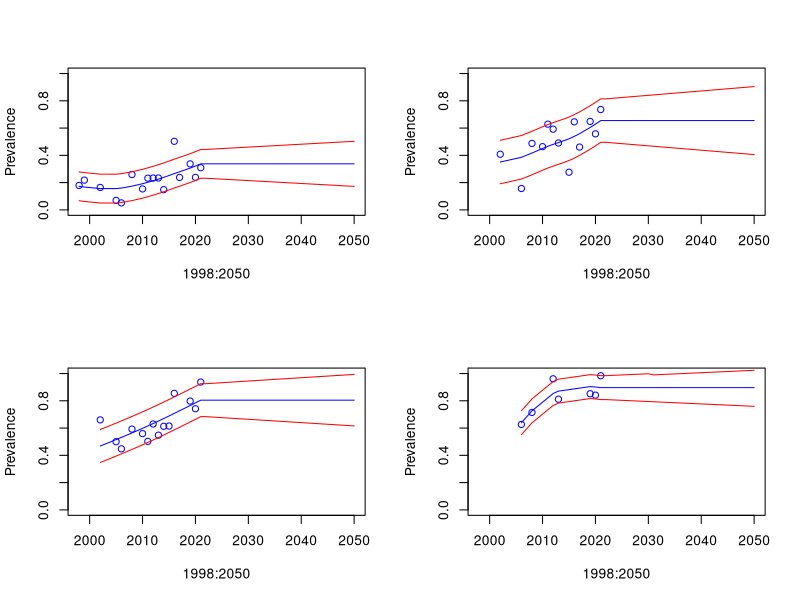
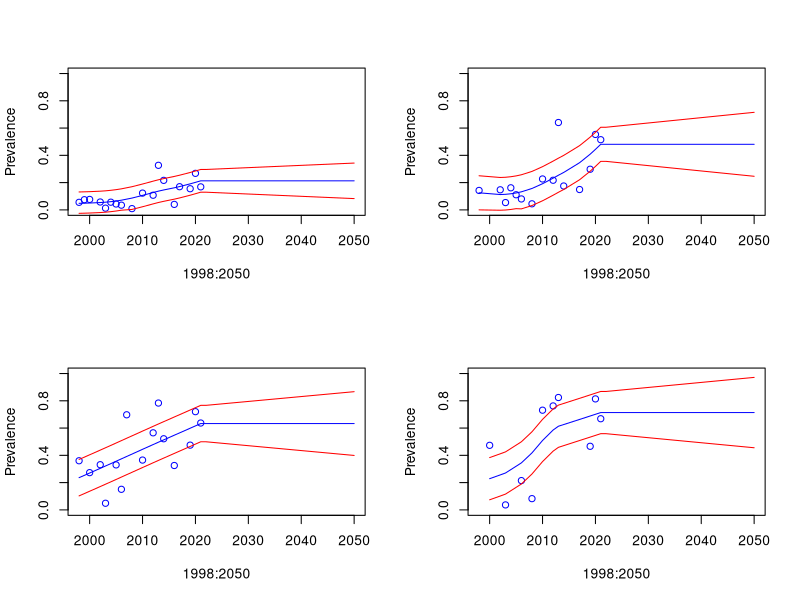
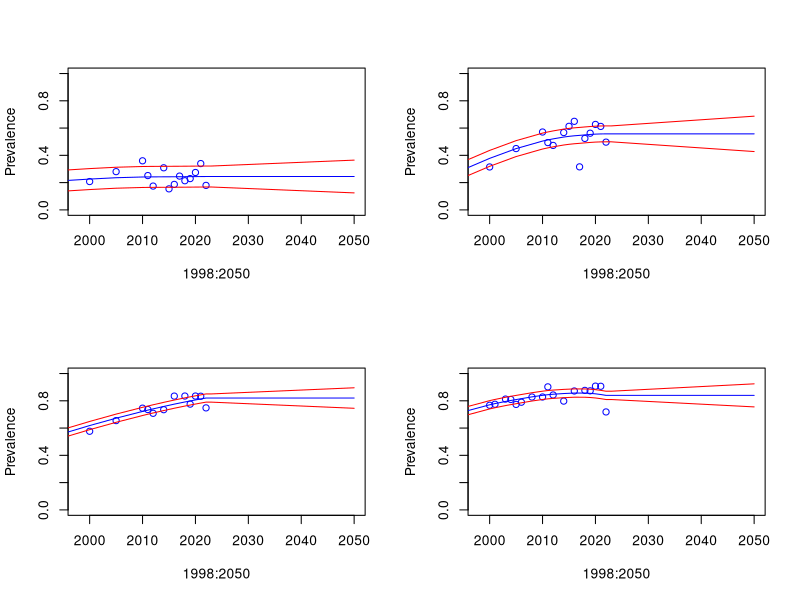
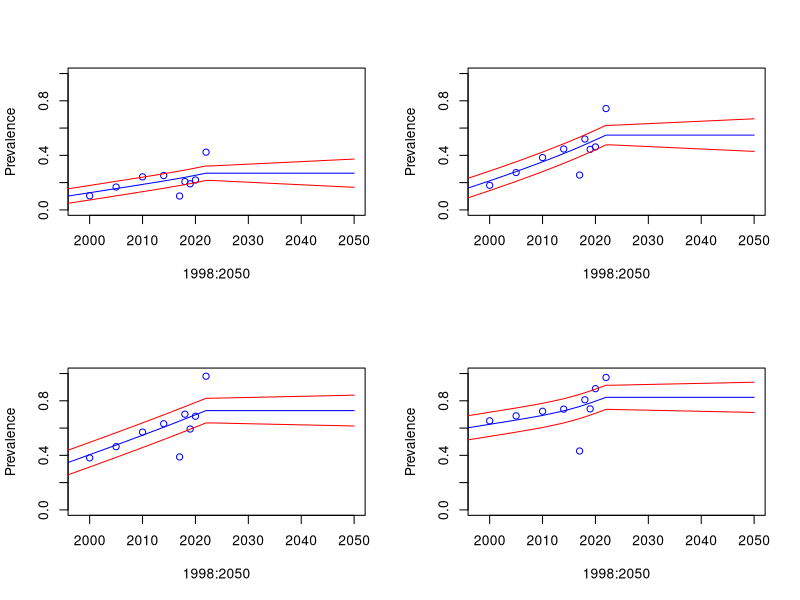

Recreate these plots in R, in order.
library(dplyr)
library("fields")
library("forecast")

myopia = read.csv("data_processing/filtered_data_cycloplegia.csv", header = TRUE)

## URBAN CYCLOPLEGIA
par(mfrow = c(2, 2))
lambda = c(0.1, 0.1, 0.5, 0.05)
g = 0
for (col in c(4, 10, 16, 22)) # for groups
{
    g = g + 1
    g1 = myopia[c(2, col, col + 2)]
    names(g1) = c("year", "size", "rate")
    g1 = g1[complete.cases(g1), ] # remove NA
    g1 = sort_by(g1, g1[[1]]) # sort
    # Weighted mean by group
    wg1 <- g1 %>% group_by(year) %>% summarise(rate = sum(rate * size) / sum(size)) %>% as.data.frame
    print(wg1)


    year = wg1[, 1]
    data = wg1[, 2]

    if(g == 3)
    {
        # remove outlier
        # year = year[-1]
        # data = data[-1]
        x = year
        # x = cbind(year, year^2)
    }else
    {
    x = cbind(year, year^2)
    }

    # x = cbind(year)
    reg12 = Tps(x, data, lambda = lambda[g])
    fitted_ = fitted(reg12)[,1]

    resid12 = residuals(reg12)

    arima12 = auto.arima(resid12)
    fore = forecast(arima12, h = 2050 - year[length(year)])

    error_confidence_prior = 0.64
    sd12 = sd(data - fitted_) * error_confidence_prior
    ## sd12 = sd(fitted_)/4
    upper = fitted_ + 1.96 * sd12
    lower = fitted_ - 1.96 * sd12

    ## tweak to avoid negative intervals

    mean1 = fore$mean + fitted_[length(fitted_)]
    mean = c(fitted_, mean1)
    sd1 = seq(sd12, sd(fore$residuals), length.out = length(mean1))
    upper = c(upper, mean1 + 1.96 * sd1)
    lower = c(lower, mean1 - 1.96 * sd1)

    if(any(lower <= 0)){
    delta = abs(min(lower)) + 0.05
    lower = lower + delta
    }

    if(any(upper >= 1)){
    delta =  0.01
    upper[upper >= 1] = upper[upper >= 1] - delta
    }

    year_all = c(year, (year[length(year)] + 1):2050)
    plot(x = 1998:2050, y = rep(0, length(1998:2050)), ylim = c(0, 1), col = "white", ylab = "Prevalence")
    points(year, data, col = "blue")
    points(year_all, mean, col = "blue", type = "l")
    points(year_all, lower, col = "red", type = "l")
    points(year_all, upper, col = "red", type = "l")

    out = data.frame(cbind(year_all, mean, lower, upper))
    write.table(out, file = paste0("cycloplegia_forecast_urban_group",
                                   g, ".csv"), row.names = FALSE, sep = ",")
}
dev.copy2pdf(file = "cycloplegia_forecast_urban_4groups.pdf")

## RURAL CYCLOPLEGIA
par(mfrow = c(2, 2))
lambda = c(0.1, 0.1, 0.5, 0.05)
error_confidence_prior = c(0.64, 0.48, 0.4, 0.36)
error_forc_confidence_prior = c(1, 0.9, 0.7, 0.6)

g = 0
for (col in c(7, 13, 19, 25)) # for groups
{
    g = g + 1
    g1 = myopia[c(2, col, col + 2)]
    names(g1) = c("year", "size", "rate")
    g1 = g1[complete.cases(g1), ] # remove NA
    g1 = sort_by(g1, g1[[1]]) # sort
    # Weighted mean by group
    wg1 <- g1 %>% group_by(year) %>% summarise(rate = sum(rate * size) / sum(size)) %>% as.data.frame
    print(wg1)


    year = wg1[, 1]
    data = wg1[, 2]

    if(g == 3)
    {
        # remove outlier
        # year = year[-1]
        # data = data[-1]
        x = year
        # x = cbind(year, year^2)
    }else
    {
    x = cbind(year, year^2)
    }

    # x = cbind(year)
    reg12 = Tps(x, data, lambda = lambda[g])
    fitted_ = fitted(reg12)[,1]

    resid12 = residuals(reg12)

    arima12 = auto.arima(resid12)
    fore = forecast(arima12, h = 2050 - year[length(year)])

    sd12 = sd(data - fitted_) * error_confidence_prior[g]
    ## sd12 = sd(fitted_)/4
    upper = fitted_ + 1.96 * sd12
    lower = fitted_ - 1.96 * sd12

    ## tweak to avoid negative intervals

    mean1 = fore$mean + fitted_[length(fitted_)]
    mean = c(fitted_, mean1)
    sd1 = seq(sd12, sd(fore$residuals) * error_forc_confidence_prior[g],
              length.out = length(mean1))
    upper = c(upper, mean1 + 1.96 * sd1)
    lower = c(lower, mean1 - 1.96 * sd1)

    if(any(lower <= 0)){
    delta = 0.01
    lower[lower <= 0] = lower[lower <= 0] + delta
    }

    if(any(upper >= 1)){
    delta =  0.01
    upper[upper >= 1] = upper[upper >= 1] - delta
    }

    year_all = c(year, (year[length(year)] + 1):2050)
    plot(x = 1998:2050, y = rep(0, length(1998:2050)), ylim = c(0, 1), col = "white", ylab = "Prevalence")
    points(year, data, col = "blue")
    points(year_all, mean, col = "blue", type = "l")
    points(year_all, lower, col = "red", type = "l")
    points(year_all, upper, col = "red", type = "l")

    out = data.frame(cbind(year_all, mean, lower, upper))
    write.table(out, file = paste0("cycloplegia_forecast_rural_group",
                                   g, ".csv"), row.names = FALSE, sep = ",")
}
dev.copy2pdf(file = "cycloplegia_forecast_rural_4groups.pdf")

## URBAN NO CYCLOPLEGIA
rm(list = ls())
myopia = read.csv("data_processing/filtered_data_nocycloplegia.csv", header = TRUE)

par(mfrow = c(2, 2))
lambda = c(0.1, 0.1, 0.5, 0.05)
error_confidence_prior = c(0.64, 0.36, 0.4, 0.36)
error_forc_confidence_prior = c(1, 0.8, 1, 1)

g = 0
for (col in c(4, 10, 16, 22)) # for groups
{
    g = g + 1
    g1 = myopia[c(2, col, col + 2)]
    names(g1) = c("year", "size", "rate")
    g1 = g1[complete.cases(g1), ] # remove NA
    g1 = sort_by(g1, g1[[1]]) # sort
    # Weighted mean by group
    wg1 <- g1 %>% group_by(year) %>% summarise(rate = sum(rate * size) / sum(size)) %>% as.data.frame
    print(wg1)


    year = wg1[, 1]
    data = wg1[, 2]

    if(g == 1)
    {
        # remove outlier
        # year = year[-1]
        # data = data[-1]
        x = year
        # x = cbind(year, year^2)
    }else
    {
    x = cbind(year, year^2)
    }

    # x = cbind(year)
    reg12 = Tps(x, data, lambda = lambda[g])
    fitted_ = fitted(reg12)[,1]

    resid12 = residuals(reg12)

    arima12 = auto.arima(resid12)
    fore = forecast(arima12, h = 2050 - year[length(year)])

    sd12 = sd(data - fitted_) * error_confidence_prior[g]
    ## sd12 = sd(fitted_)/4
    upper = fitted_ + 1.96 * sd12
    lower = fitted_ - 1.96 * sd12

    ## tweak to avoid negative intervals

    mean1 = fore$mean + fitted_[length(fitted_)]
    mean = c(fitted_, mean1)
    sd1 = seq(sd12, sd(fore$residuals) * error_forc_confidence_prior[g],
              length.out = length(mean1))
    upper = c(upper, mean1 + 1.96 * sd1)
    lower = c(lower, mean1 - 1.96 * sd1)

    if(any(lower <= 0)){
    delta = 0.01
    lower[lower <= 0] = lower[lower <= 0] + delta
    }

    if(any(upper >= 1)){
    delta =  0.01
    upper[upper >= 1] = upper[upper >= 1] - delta
    }

    year_all = c(year, (year[length(year)] + 1):2050)
    plot(x = 1998:2050, y = rep(0, length(1998:2050)), ylim = c(0, 1), col = "white", ylab = "Prevalence")
    points(year, data, col = "blue")
    points(year_all, mean, col = "blue", type = "l")
    points(year_all, lower, col = "red", type = "l")
    points(year_all, upper, col = "red", type = "l")

    out = data.frame(cbind(year_all, mean, lower, upper))
    write.table(out, file = paste0("nocycloplegia_forecast_urban_group",
                                   g, ".csv"), row.names = FALSE, sep = ",")
}
dev.copy2pdf(file = "nocycloplegia_forecast_urban_4groups.pdf")


## RURAL NO CYCLOPLEGIA
rm(list = ls())
myopia = read.csv("data_processing/filtered_data_nocycloplegia.csv", header = TRUE)

par(mfrow = c(2, 2))
lambda = c(0.1, 0.1, 0.5, 0.05)
error_confidence_prior = c(0.36, 0.36, 0.36, 0.36)
error_forc_confidence_prior = c(0.7, 0.6, 0.45, 0.45)

g = 0
for (col in c(7, 13, 19, 25)) # for groups
{
    g = g + 1
    g1 = myopia[c(2, col, col + 2)]
    names(g1) = c("year", "size", "rate")
    g1 = g1[complete.cases(g1), ] # remove NA
    g1 = sort_by(g1, g1[[1]]) # sort
    # Weighted mean by group
    wg1 <- g1 %>% group_by(year) %>% summarise(rate = sum(rate * size) / sum(size)) %>% as.data.frame
    print(wg1)


    year = wg1[, 1]
    data = wg1[, 2]

    ## if(g == 1)
    ## {
    ##     # remove outlier
    ##     # year = year[-1]
    ##     # data = data[-1]
    ##     x = year
    ##     # x = cbind(year, year^2)
    ## }else
    ## {
    ## x = cbind(year, year^2)
    ## }

    x = cbind(year)

    reg12 = Tps(x, data, lambda = lambda[g])
    fitted_ = fitted(reg12)[,1]

    resid12 = residuals(reg12)

    arima12 = auto.arima(resid12)
    fore = forecast(arima12, h = 2050 - year[length(year)])

    sd12 = sd(data - fitted_) * error_confidence_prior[g]
    ## sd12 = sd(fitted_)/4
    upper = fitted_ + 1.96 * sd12
    lower = fitted_ - 1.96 * sd12

    ## tweak to avoid negative intervals

    mean1 = fore$mean + fitted_[length(fitted_)]
    mean = c(fitted_, mean1)
    sd1 = seq(sd12, sd(fore$residuals) * error_forc_confidence_prior[g],
              length.out = length(mean1))
    upper = c(upper, mean1 + 1.96 * sd1)
    lower = c(lower, mean1 - 1.96 * sd1)

    if(any(lower <= 0)){
    delta = 0.01
    lower[lower <= 0] = lower[lower <= 0] + delta
    }

    if(any(upper >= 1)){
    delta =  0.01
    upper[upper >= 1] = upper[upper >= 1] - delta
    }

    year_all = c(year, (year[length(year)] + 1):2050)
    plot(x = 1998:2050, y = rep(0, length(1998:2050)), ylim = c(0, 1), col = "white", ylab = "Prevalence")
    points(year, data, col = "blue")
    points(year_all, mean, col = "blue", type = "l")
    points(year_all, lower, col = "red", type = "l")
    points(year_all, upper, col = "red", type = "l")

    out = data.frame(cbind(year_all, mean, lower, upper))
    write.table(out, file = paste0("nocycloplegia_forecast_rural_group",
                                   g, ".csv"), row.names = FALSE, sep = ",")
}
dev.copy2pdf(file = "nocycloplegia_forecast_rural_4groups.pdf")
